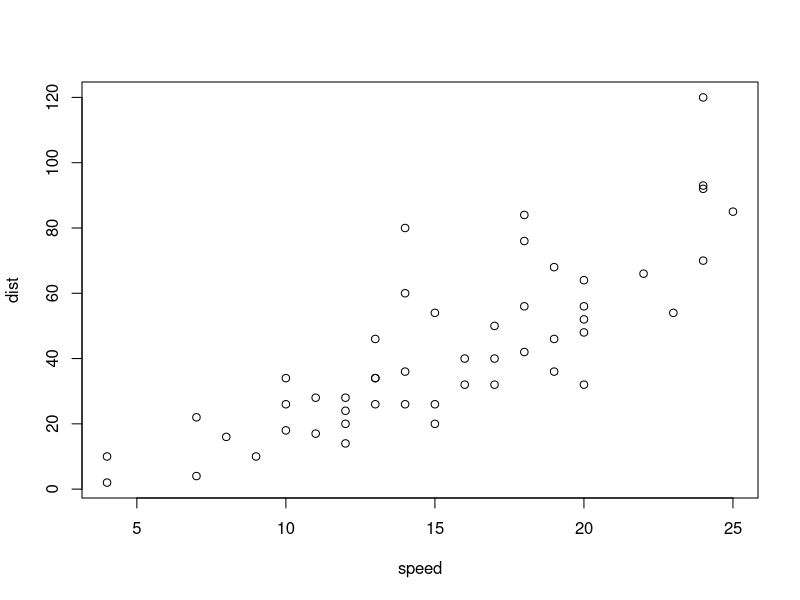
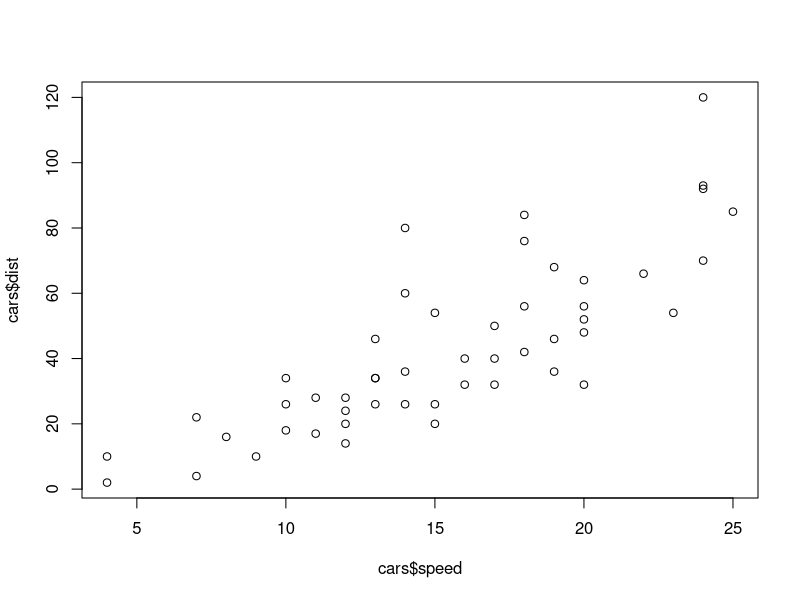
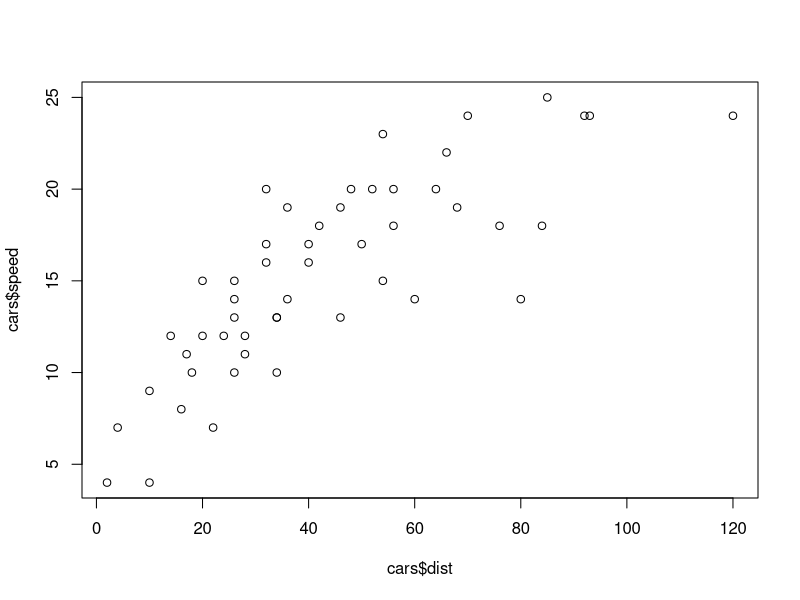
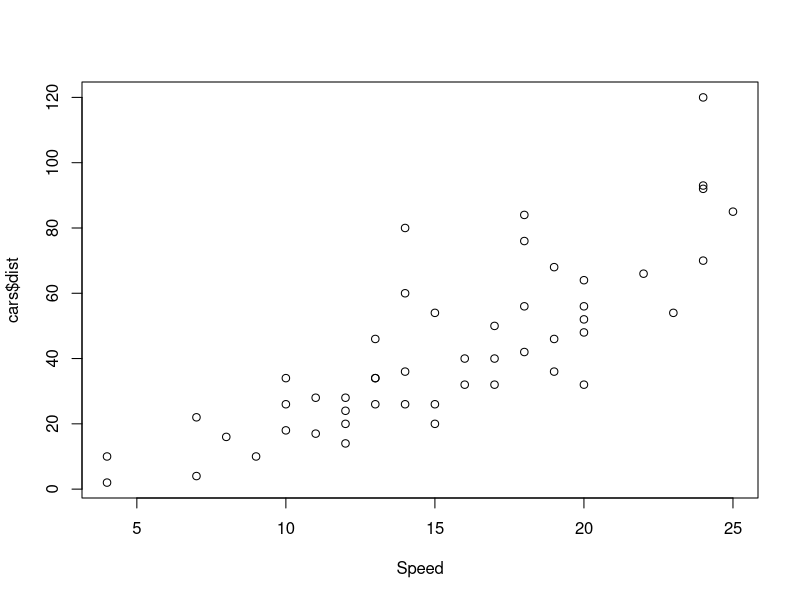
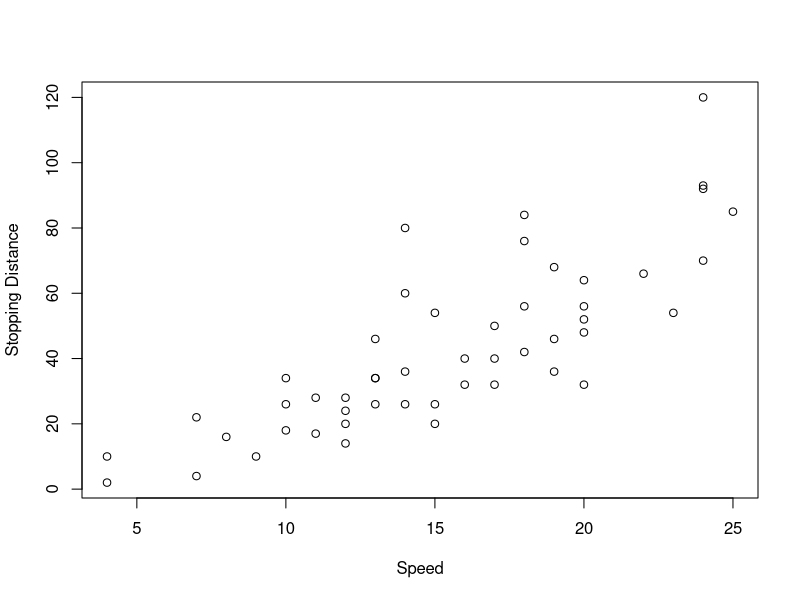
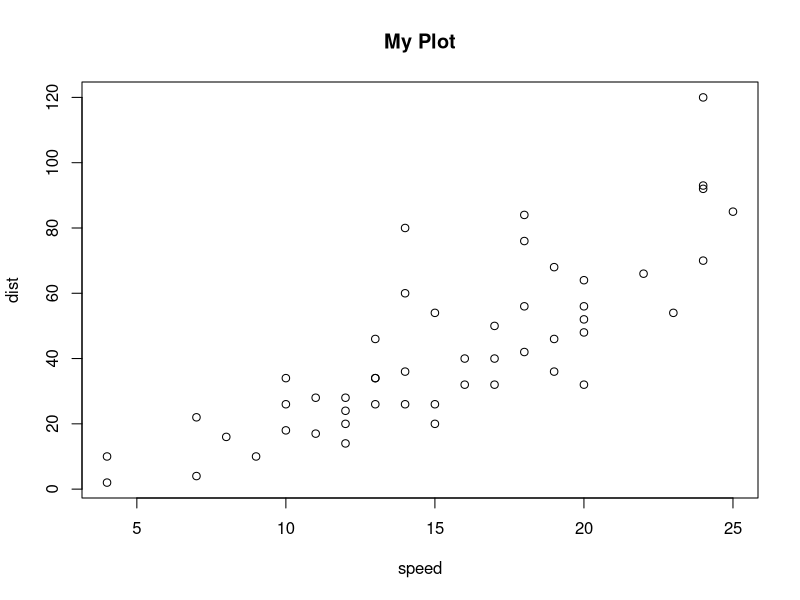
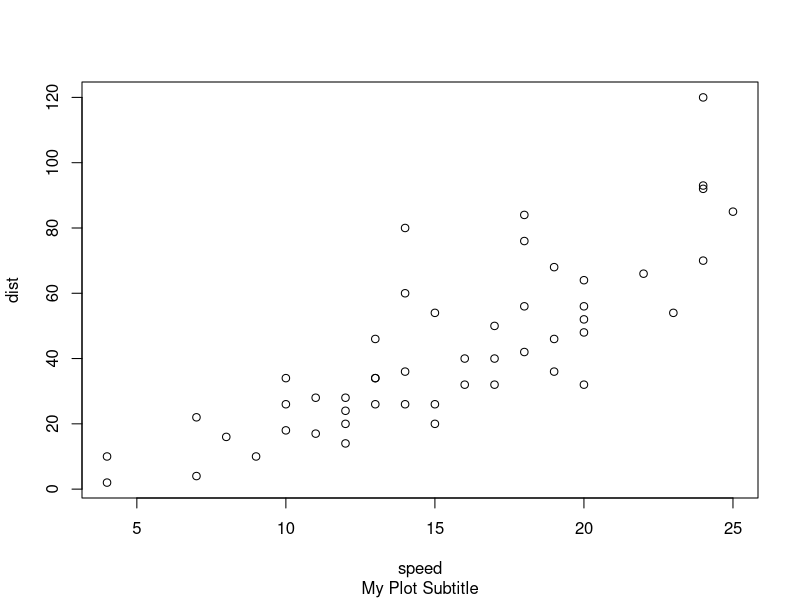
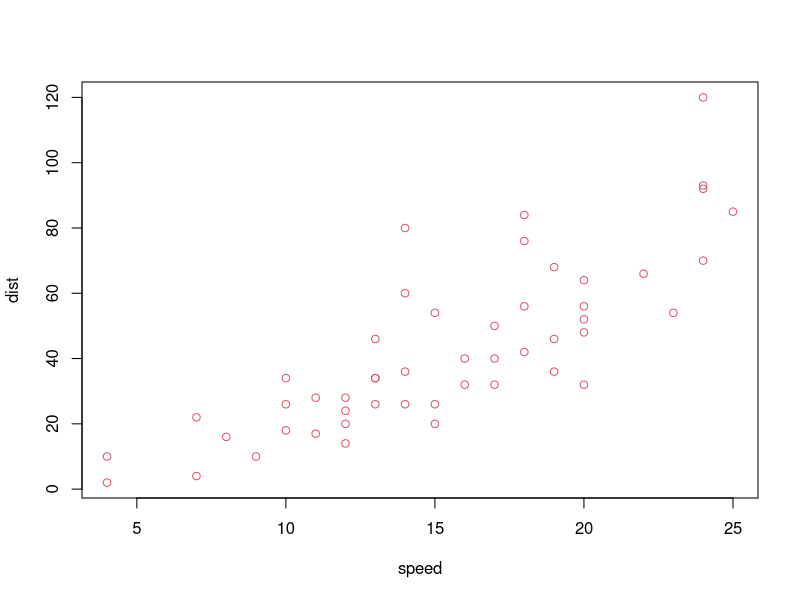

Source code (R) for these figures, in order:
# Base Graphics
# Load the included data frame cars
data(cars)

# Pull up the help page for cars
?cars

# As you can see in the help page, the cars data set has only two variables: 
# speed and stopping distance. Note that the data is from the 1920s.
#
# Run head() on the cars data
head(cars)

# Before plotting, it is always a good idea to get a sense of the data. Key R 
# commands for doing so include, dim(), names(), head(), tail() and summary().
#
# Run the plot() command on the cars data frame
plot(cars)

# Look up the help page for plot()
?plot

# The help page for plot() highlights the different arguments that the function
# can take. The two most important are x and y, the variables that will be 
# plotted. For the next set of questions, include the argument names in your
# answers. That is, do not type plot(cars$speed, cars$dist), although that will
# work. Instead, use plot(x = cars$speed, y = cars$dist).
plot(x = cars$speed, y = cars$dist)

# Use plot() command to show dist on the x-axis and speed on the y-axis from the
# cars data frame. This is the opposite of what we did above.
plot(x = cars$dist, y= cars$speed)

# It probably makes more sense for speed to go on the x-axis since stopping 
# distance is a function of speed more than the other way around.
#
# Recreate the plot with the label of the x-axis set to "Speed".
plot(x = cars$speed, 
     y = cars$dist, 
     xlab = "Speed")

# Recreate the plot with "Speed" and "Stopping Distance" as axis labels.
plot(x = cars$speed, 
     y = cars$dist, 
     xlab = "Speed", 
     ylab = "Stopping Distance")

# Plot cars with a main title of "My Plot".
plot(cars, main = "My Plot")

# Plot cars with a sub title of "My Plot Subtitle".
plot(cars, sub = "My Plot Subtitle")

# Plot cars so that the plotted points are colored red.
# (Use col = 2 to achieve this effect.)
plot(cars, col = 2)

# Plot cars while limiting the x-axis to 10 through 15. 
# (Use xlim = c(10, 15) to achieve this effect.
plot(cars, xlim = c(10, 15))

# Plot cars using triangles.
plot(cars, pch = 2)

# Let's now look at some other functions in base graphics that may be useful, 
# starting with boxplots.
data(mtcars)

# Anytime that you load up a new data frame, you should explore it before using 
# it.
dim(mtcars)
head(mtcars)

# Look up the help page for boxplot()
?boxplot

# Instead of adding data columns directly as input arguments, as we did with 
# plot(), it is often handy to pass in the entire data frame. This is what the
# "data" argument in boxplot() allows.
#
# boxplot(), like many R functions, also takes a "formula" argument, generally
# an expression with a tilde ("~") which indicates the relationship between the
# input variables. This allows you to enter something like mpg ~ cyl to plot the
# relationship between cyl (number of cylinders) on the x-axis and mpg 
# (miles per gallon) on the y-axis.
#
# Use boxplot() with formula = mpg ~ cyl and data = mtcars to create a box plot.
boxplot(mpg ~ cyl, data = mtcars)

# The plot shows that mpg is much lower for cars with more cylinders. Note that 
# we can use the same set of arguments that we explored with plot() above to add 
# axis labels, titles and so on.

# When looking at a single variable, histograms are a useful tool. hist() is the
# associated R function. Like plot(), hist() is best used by just passing in a 
# single vector.
# Use hist() with the vector mtcars$mpg to create a histogram.
hist(mtcars$mpg,
     xlab = "miles per galon",
     ylab = "Frequency")

# If you want to explore other elements of base graphics, then this web page 
# (http://www.ling.upenn.edu/~joseff/rstudy/week4.html) provides a useful overview.
